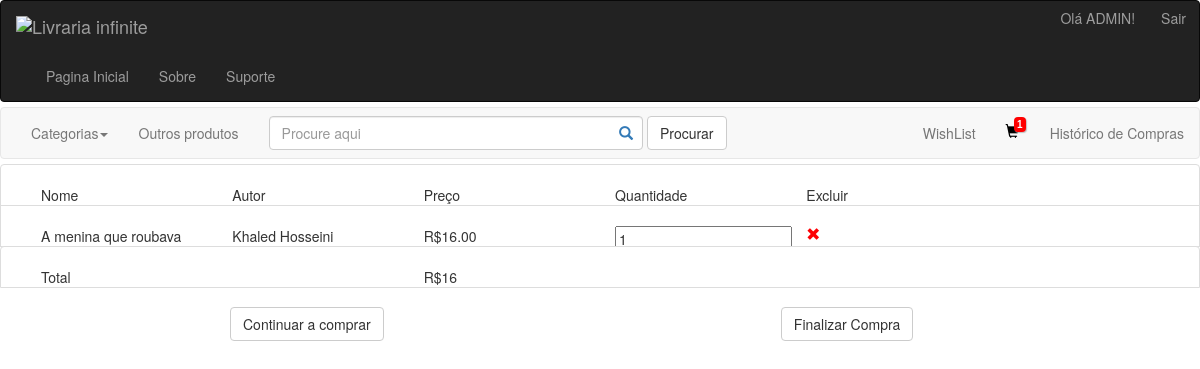
/livraria_php/compra.php (signed in), run on an earlier commit of the app's database.
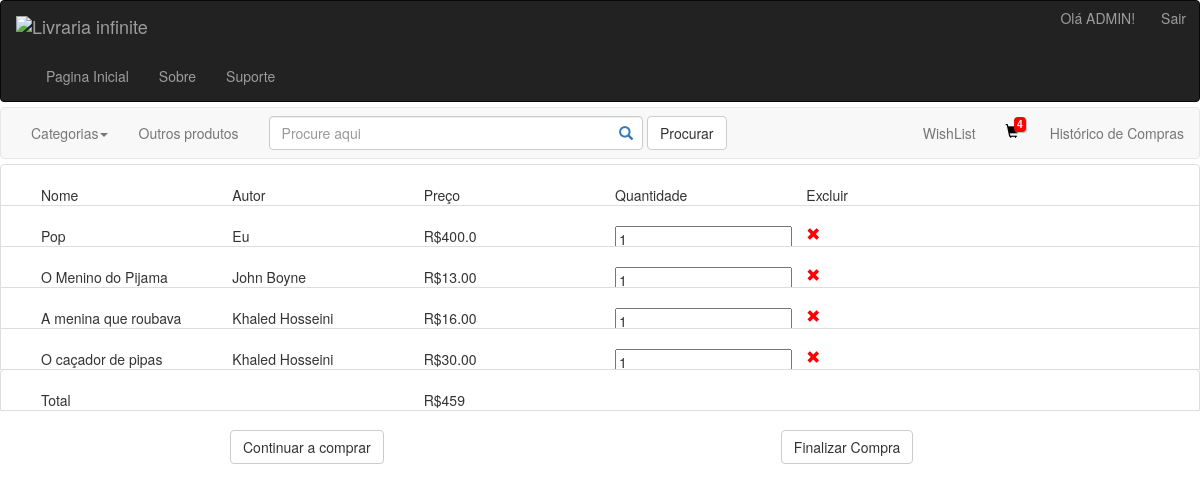
And on a later commit of the database.
### tables this page shows
CREATE TABLE IF NOT EXISTS `carrinho` (
  `ID` int(11) NOT NULL AUTO_INCREMENT,
  `ID_CLIENTE` int(11) NOT NULL,
  `ID_LIVRO` int(11) NOT NULL,
  `qtd` int(6) NOT NULL DEFAULT '1',
  PRIMARY KEY (`ID`)
);

CREATE TABLE IF NOT EXISTS `livro` (
  `ID` int(11) NOT NULL AUTO_INCREMENT,
  `NOME` varchar(255) NOT NULL,
  `CATEGORIA` varchar(255) NOT NULL,
  `PRECO` varchar(5) NOT NULL,
  `ID_EDITORA` int(11) NOT NULL,
  `quantidade` int(11) NOT NULL,
  `Imagem` varchar(200) DEFAULT NULL,
  `descricao` text NOT NULL,
  PRIMARY KEY (`ID`),
  KEY `FK_EDITORA` (`ID_EDITORA`),
  KEY `FK_CATEGORIA` (`CATEGORIA`)
);

CREATE TABLE IF NOT EXISTS `autor` (
  `ID` int(11) NOT NULL AUTO_INCREMENT,
  `NOME` varchar(255) NOT NULL,
  PRIMARY KEY (`ID`)
);

### livraria_php/cart-number.php (called while the page is built)
<?php
include "conection.php";
if(isset($_SESSION["ID"])){
    $quant = mysqli_query($conn, "SELECT COUNT(*) FROM carrinho WHERE ID_CLIENTE =" .$_SESSION["ID"]);
    $quant = mysqli_fetch_assoc($quant);
    $quant = $quant["COUNT(*)"];
}else{
    $quant = 0;
}
?>

### livraria_php/compra.php (the view, shortened to what the changed rows need)
<?php
include "cart-number.php";
?>
<html>
    <head>
        <!DOCTYPE html>
        <html lang="en">
        <head>
        <link href="bootstrap-3.3.5-dist/css/bootstrap.css" rel="stylesheet">
    </head>
    <body>
<nav class="navbar navbar-default" role="navigation" id="cabecalho">
  <div class="collapse navbar-collapse navbar-ex1-collapse" >
    <ul class="nav navbar-nav navbar-right">
      <li><a href="compra.php">
        <span class="glyphicon glyphicon-shopping-cart" style="color:#000">
            <?php
                if($quant != 0){
                    echo"<span class='rw-number-notification'>" .$quant. "</span>";
                }
            ?>
            </span>
      </a></li>
    </ul>
  </div>
</nav>
<?php
if(isset($_SESSION['ID'])){
		include 'conection.php';
		$sever = $_SESSION['ID'];
		$result = mysqli_query($conn, "SELECT * FROM `carrinho` WHERE `id_cliente` = ".$sever);
		if($result === FALSE) {
		  echo "<h3>Carrinho vazio</h3>";
		}
	else {
		$i = 0;
		$total = 0;
		echo  '<ul class="list-group">
			<li class="list-group-item"><div class="col-sm-2">Nome</div>
			<div class="col-sm-2">Autor</div>
			<div class="col-sm-2">Preço</div>
			<div class="col-sm-2">Quantidade</div>
			<div class="col-sm-2">Excluir</div>
	  </li>';
	  foreach( $result as $row2 ) {
		$result2 = mysqli_query($conn, "SELECT * FROM `livro` WHERE `id` = ".$row2['ID_LIVRO']);
		$row = mysqli_fetch_array($result2);
		$result5 = mysqli_query($conn, "SELECT * FROM `livro_autor` WHERE `ID_LIVRO` = ".$row2['ID_LIVRO']);
		$row5 = mysqli_fetch_array($result5);
		$result3 = mysqli_query($conn, "SELECT * FROM `autor` WHERE `id` = ".$row5['ID_AUTOR']);
		$row3 = mysqli_fetch_array($result3);
		echo
	  "<li class='list-group-item'>"
		. "<div class='col-sm-2'>" .$row['NOME']. "</div>"
		. "<div class='col-sm-2'> " .$row3['NOME']. "</div>"
		. "<div class='col-sm-2' id='preco" .$i. "'> R$" .$row['PRECO']. "</div>"
		. "<div class='col-sm-2'><input type='number' onchange='update(this.value)' id='qtd" .$i. "' value= '" .$row2['qtd']. "' /></div>"
		. "<div class='col-sm-2'><a href='excluir_carrinho.php?id= + " .$row2['ID']. "'><span style='color: #FD0004' class='glyphicon glyphicon-remove'></span></a></div>"
	  . "</li>";
		$i++;
		$total += $row['PRECO'];
	}
		echo  '<ul class="list-group">
			<li class="list-group-item"><div class="col-sm-2">Total</div>
			<div class="col-sm-2"></div>
			<div class="col-sm-2" id="total"> R$' .$total. '</div></div>
	  </li>';
	}
}
?>
    </body>
        </html>

What changed in the data, as far as the page shows it:
added carrinho: ID_LIVRO.NOME "Pop", autor.NOME "Eu", ID_LIVRO.PRECO "400.0", qtd "1"
added carrinho: ID_LIVRO.NOME "O Menino do Pijama…", autor.NOME "John Boyne", ID_LIVRO.PRECO "13.00", qtd "1"
added carrinho: ID_LIVRO.NOME "O caçador de pipas", autor.NOME "Khaled Hosseini", ID_LIVRO.PRECO "30.00", qtd "1"
Also different on the page:
$quant: "1" → "4"
$total: "16" → "459"
